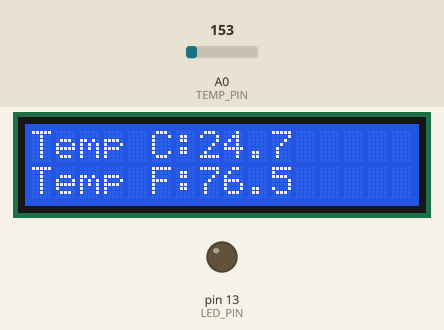
Simulated run of this sketch. Board: Arduino Uno, built with avr-gcc and run on an emulated ATmega328P. Parts: 16×2 character LCD, output pins drawn as LEDs (lit = HIGH). The test bench sets the inputs (shaded band); at power-on: A0 (TEMP_PIN) = 153.

Above: at 1.2 s.
1.3 s: A0 (TEMP_PIN) set to 166
At 3.1 s:
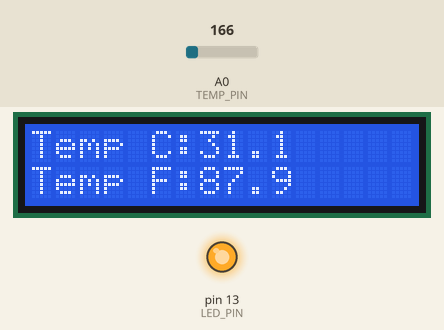
7.3 s: A0 (TEMP_PIN) set to 175
At 8.4 s:
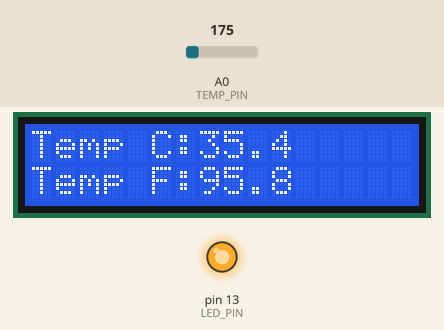
11.5 s: A0 (TEMP_PIN) set to 165
At 13.1 s:
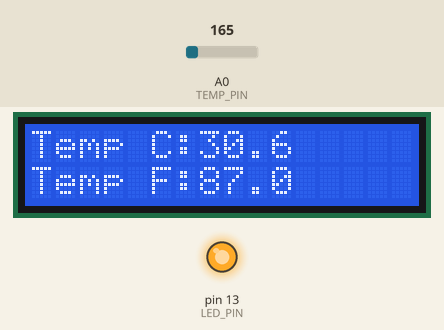
Timing chart, 0 to 14.6 s (numbered marks = the images above; inputs shaded):
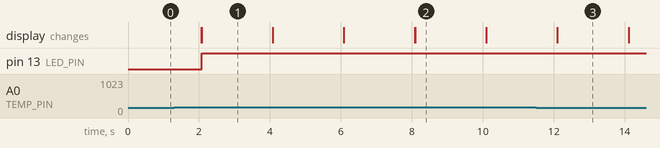

The sketch:

oppgave10_innlev5.ino
```cpp
/*Lager en temperaturmåler som printer  temp. i C og F
  Ledpin som lyser når temp går over en gitt grenseverdi.
  To knapper som skal øke/senke den gitte grenseverdien.
  prøvd å skrive 'basic' og dokumenterende
*/
#include <LiquidCrystal.h>
LiquidCrystal lcd(12, 11, 5, 4, 3, 2);
const int LED_PIN = 13;
const int TEMP_PIN = A0;
const int BUTTON0 = 7;
const int BUTTON1 = 8;
const int LIMIT = 25; //Grenseverdi for LED dioden
float tempC;
float tempF;

void setup()
{
  pinMode(LED_PIN, OUTPUT);
  pinMode(TEMP_PIN, INPUT);
  pinMode(BUTTON0, INPUT);
  pinMode(BUTTON1, INPUT);
  lcd.begin(16, 2);
}

void loop()
{
  /*
     Her skal vi lese om input fra temp sensor og konvertere til C og F
  */
  int tempReading = analogRead(TEMP_PIN);
  float tempVolts = tempReading * 5 / 1024.0;
  float tempC = (tempVolts - 0.5) * 100.0;
  float tempF = tempC * 9.0 / 5.0 + 32.0;

  /*
     Print den konverterte temp på LCD skjermen, Både C og F
  */
  lcd.print("Temp C: ");
  lcd.setCursor(7, 0);
  lcd.print(tempC, 1);
  lcd.setCursor(0, 1);
  lcd.print("Temp F: ");
  lcd.setCursor(7, 6);
  lcd.print(tempF, 1);

  /*skjekker om temperaturen er høyere enn den gitte grenseverdien
     hvis temp > LIMIT skru PÅ lys ellers skal den være AV
  */
  if (LIMIT <= tempC)
  {
    digitalWrite(LED_PIN, HIGH);
  }
  else if (LIMIT >= tempC)
  {
    digitalWrite(LED_PIN, LOW);
  }
  /*unngå den konstante oppdateringen til skjermen og gjøre det lettere å lese
     tømmer skjermen når tiden har gått for å hindre uønskede elementer på skjermen
  */
  delay(2000); //Kanskje bytte til timer funkjon??
  lcd.clear();
}
```

Measured:
- the behaviour switches between 153 and 154 on A0 (TEMP_PIN) (found by bisection; images 0 and 1)
- after the input at 1.3 s, pin 13 (LED_PIN): LOW → HIGH after 0.77 s; the display: first differs from a run without the input after 0.77 s (image 1)
- after the input at 7.3 s, the display: first differs from a run without the input after 0.79 s (image 2)
- after the input at 11.5 s, the display: first differs from a run without the input after 0.61 s (image 3)
- what the display in image 1 shows lasts 2.0 s, from 2.1 s to 4.1 s
